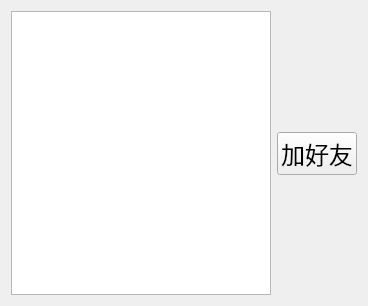
<?xml version="1.0" encoding="UTF-8"?>
<ui version="4.0">
 <class>online</class>
 <widget class="QWidget" name="online">
  <property name="geometry">
   <rect>
    <x>0</x>
    <y>0</y>
    <width>368</width>
    <height>306</height>
   </rect>
  </property>
  <property name="windowTitle">
   <string>Form</string>
  </property>
  <layout class="QHBoxLayout" name="horizontalLayout_2">
   <item>
    <layout class="QHBoxLayout" name="horizontalLayout">
     <item>
      <widget class="QListWidget" name="List_Online"/>
     </item>
     <item>
      <layout class="QVBoxLayout" name="verticalLayout">
       <item>
        <spacer name="verticalSpacer_2">
         <property name="orientation">
          <enum>Qt::Orientation::Vertical</enum>
         </property>
         <property name="sizeHint" stdset="0">
          <size>
           <width>20</width>
           <height>40</height>
          </size>
         </property>
        </spacer>
       </item>
       <item>
        <widget class="QPushButton" name="btn_addFriend">
         <property name="font">
          <font>
           <pointsize>18</pointsize>
          </font>
         </property>
         <property name="text">
          <string>加好友</string>
         </property>
        </widget>
       </item>
       <item>
        <spacer name="verticalSpacer">
         <property name="orientation">
          <enum>Qt::Orientation::Vertical</enum>
         </property>
         <property name="sizeHint" stdset="0">
          <size>
           <width>20</width>
           <height>40</height>
          </size>
         </property>
        </spacer>
       </item>
      </layout>
     </item>
    </layout>
   </item>
  </layout>
 </widget>
 <resources/>
 <connections/>
</ui>
